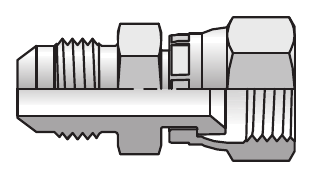
#> input picture tmp/pdfs/restyled_preview/2015.png, 312 x 178 px; its folder holds only this picture in this run
$ python restyled_contact_sheet.py
#> lines starting #> are read from the running program, lines starting #| are printed output that depends on the picture
from pathlib import Path

from PIL import Image, ImageDraw, ImageFont


ROOT = Path(__file__).resolve().parents[2]
IMAGES = ROOT / "tmp/pdfs/restyled_preview"
CODES = sorted(path.stem for path in IMAGES.glob("*.png"))
columns = 4
cell_width = 260
cell_height = 220
label_height = 28
rows = (len(CODES) + columns - 1) // columns
sheet = Image.new("RGB", (columns * cell_width, rows * cell_height), "#dadada")
#> sheet: PIL image 1040x220 RGB; every value is 218
draw = ImageDraw.Draw(sheet)
font = ImageFont.load_default(size=18)

for index, code in enumerate(CODES):
    image = Image.open(IMAGES / f"{code}.png").convert("RGB")
#> image is the input picture: PIL image 312x178 RGB; mean R, G, B 210, 209.1, 209.5
    image.thumbnail((cell_width - 18, cell_height - label_height - 14))
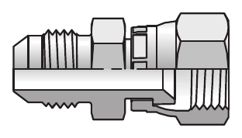
#> image: PIL image 242x138 RGB; mean R, G, B 209.7, 208.9, 209.2
    cell_x = (index % columns) * cell_width
    cell_y = (index // columns) * cell_height
    x = cell_x + (cell_width - image.width) // 2
#> x = 9
    y = cell_y + label_height + (cell_height - label_height - image.height) // 2
#> y = 55
    sheet.paste(image, (x, y))
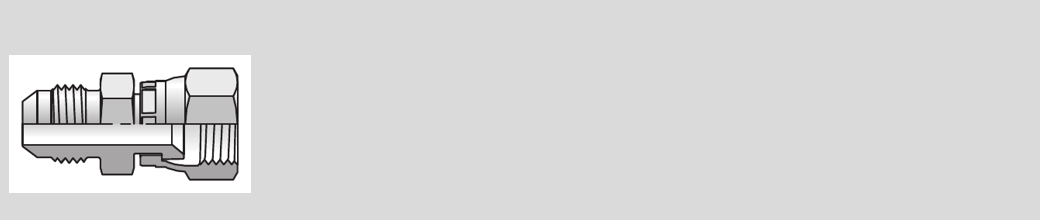
#> sheet: PIL image 1040x220 RGB; mean R, G, B 216.8, 216.7, 216.7
    draw.text((cell_x + 7, cell_y + 4), code, fill="black", font=font)

sheet.save(ROOT / "tmp/pdfs/restyled-contact-sheet.png", optimize=True)
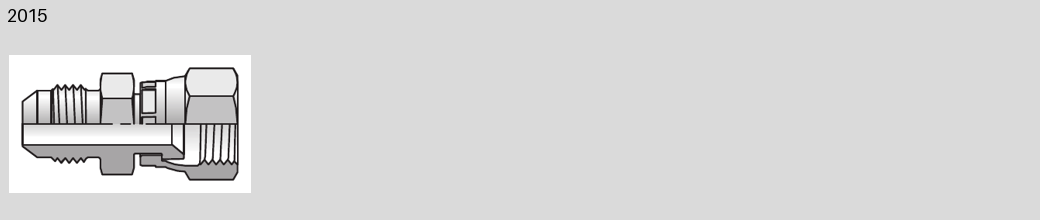
#> saved as restyled-contact-sheet.png: PIL image 1040x220 RGB; mean R, G, B 216.6, 216.5, 216.6

$ run again, on tmp/pdfs/restyled_preview/2247.png
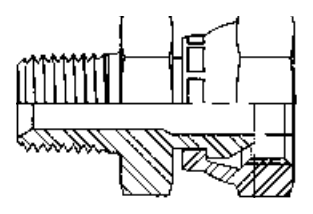
#> input picture tmp/pdfs/restyled_preview/2247.png, 313 x 214 px
#> image is the input picture: PIL image 313x214 RGB; min 0, max 255, mean 224.7
#> `image.thumbnail((cell_width - 18, cell_height - label_height - 14))`:
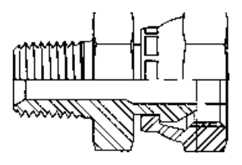
#> image: PIL image 242x165 RGB; min 0, max 255, mean 224.4
#> `sheet.save(ROOT / "tmp/pdfs/restyled-contact-sheet.png", optimize=True)`:
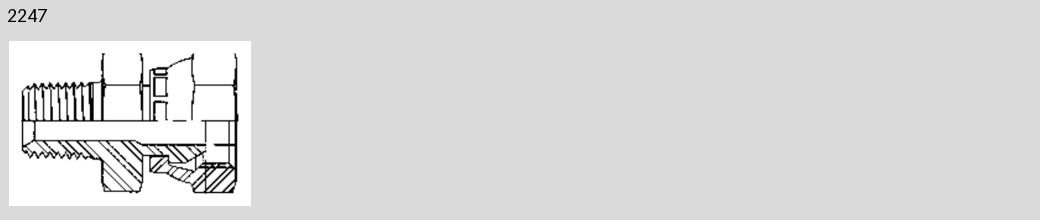
#> saved as restyled-contact-sheet.png: PIL image 1040x220 RGB; min 0, max 255, mean 219

$ run again, on tmp/pdfs/restyled_preview/2282.png
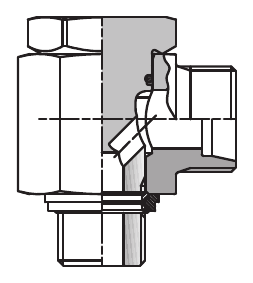
#> input picture tmp/pdfs/restyled_preview/2282.png, 253 x 283 px
#> image is the input picture: PIL image 253x283 RGB; mean R, G, B 222.7, 222.1, 222.4
#> `image.thumbnail((cell_width - 18, cell_height - label_height - 14))`:
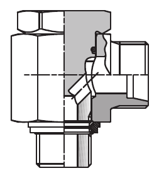
#> image: PIL image 159x178 RGB; mean R, G, B 222.2, 221.6, 221.8
#> `sheet.save(ROOT / "tmp/pdfs/restyled-contact-sheet.png", optimize=True)`:
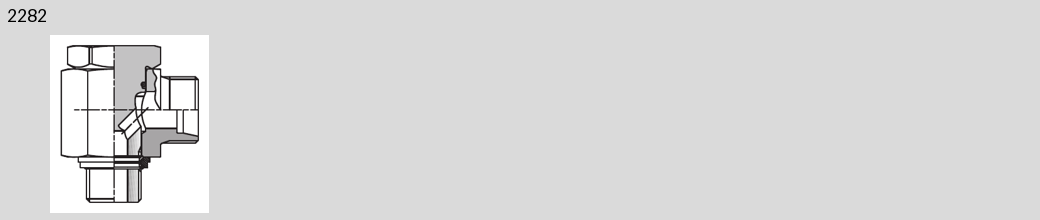
#> saved as restyled-contact-sheet.png: PIL image 1040x220 RGB; mean R, G, B 218.4, 218.3, 218.3

$ run again, on tmp/pdfs/restyled_preview/2041.png
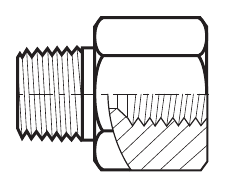
#> input picture tmp/pdfs/restyled_preview/2041.png, 225 x 188 px
#> image is the input picture: PIL image 225x188 RGB; mean R, G, B 229.3, 228.9, 229
#> `image.thumbnail((cell_width - 18, cell_height - label_height - 14))`:
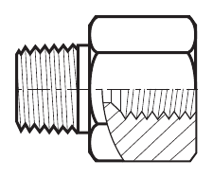
#> image: PIL image 213x178 RGB; mean R, G, B 228.7, 228.3, 228.4
#> `sheet.save(ROOT / "tmp/pdfs/restyled-contact-sheet.png", optimize=True)`:
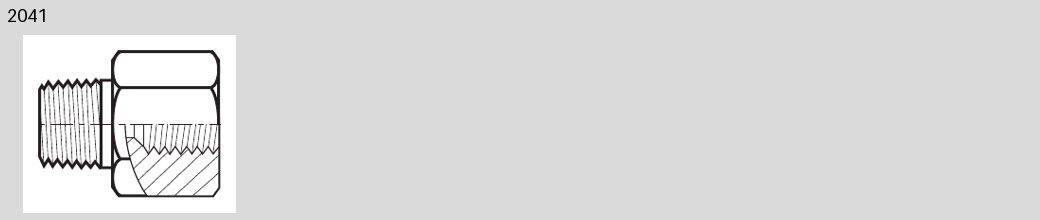
#> saved as restyled-contact-sheet.png: PIL image 1040x220 RGB; mean R, G, B 219.6, 219.5, 219.6
